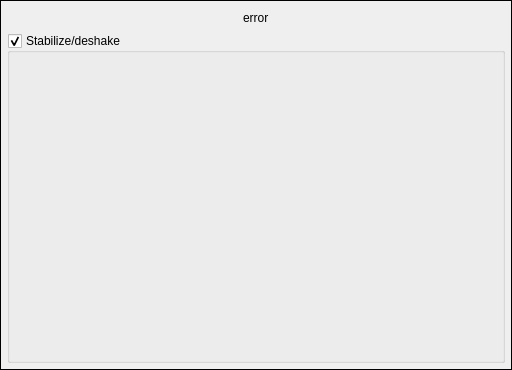
<?xml version="1.0" encoding="UTF-8"?>
<ui version="4.0">
 <class>widget_stabilize</class>
 <widget class="QWidget" name="widget_stabilize">
  <property name="geometry">
   <rect>
    <x>0</x>
    <y>0</y>
    <width>412</width>
    <height>370</height>
   </rect>
  </property>
  <property name="sizePolicy">
   <sizepolicy hsizetype="MinimumExpanding" vsizetype="Maximum">
    <horstretch>0</horstretch>
    <verstretch>0</verstretch>
   </sizepolicy>
  </property>
  <layout class="QVBoxLayout" name="mainLayout">
   <property name="spacing">
    <number>0</number>
   </property>
   <property name="leftMargin">
    <number>0</number>
   </property>
   <property name="topMargin">
    <number>0</number>
   </property>
   <property name="rightMargin">
    <number>0</number>
   </property>
   <property name="bottomMargin">
    <number>0</number>
   </property>
   <item>
    <widget class="QFrame" name="frame">
     <property name="sizePolicy">
      <sizepolicy hsizetype="Preferred" vsizetype="Preferred">
       <horstretch>0</horstretch>
       <verstretch>0</verstretch>
      </sizepolicy>
     </property>
     <property name="frameShape">
      <enum>QFrame::Panel</enum>
     </property>
     <property name="frameShadow">
      <enum>QFrame::Plain</enum>
     </property>
     <layout class="QVBoxLayout" name="verticalLayout_2">
      <property name="spacing">
       <number>4</number>
      </property>
      <property name="leftMargin">
       <number>6</number>
      </property>
      <property name="topMargin">
       <number>6</number>
      </property>
      <property name="rightMargin">
       <number>6</number>
      </property>
      <property name="bottomMargin">
       <number>6</number>
      </property>
      <item>
       <layout class="QHBoxLayout" name="horizontalLayout">
        <property name="spacing">
         <number>3</number>
        </property>
        <property name="sizeConstraint">
         <enum>QLayout::SetMaximumSize</enum>
        </property>
        <item>
         <widget class="QPushButton" name="pushButton_set_preview">
          <property name="sizePolicy">
           <sizepolicy hsizetype="Maximum" vsizetype="Maximum">
            <horstretch>0</horstretch>
            <verstretch>0</verstretch>
           </sizepolicy>
          </property>
          <property name="focusPolicy">
           <enum>Qt::NoFocus</enum>
          </property>
          <property name="text">
           <string/>
          </property>
          <property name="icon">
           <iconset>
            <normaloff>tools/icons/grey/eye.svg</normaloff>
            <normalon>tools/icons/blue/eye.svg</normalon>
            <disabledoff>tools/icons/grey/eye.svg</disabledoff>
            <disabledon>tools/icons/grey/eye.svg</disabledon>tools/icons/grey/eye.svg</iconset>
          </property>
          <property name="checkable">
           <bool>true</bool>
          </property>
          <property name="flat">
           <bool>true</bool>
          </property>
         </widget>
        </item>
        <item>
         <widget class="QPushButton" name="pushButton_stabilize">
          <property name="sizePolicy">
           <sizepolicy hsizetype="Maximum" vsizetype="Maximum">
            <horstretch>0</horstretch>
            <verstretch>0</verstretch>
           </sizepolicy>
          </property>
          <property name="focusPolicy">
           <enum>Qt::NoFocus</enum>
          </property>
          <property name="text">
           <string extracomment="Stabilize"/>
          </property>
          <property name="icon">
           <iconset>
            <normaloff>tools/icons/purple/refresh-cw.svg</normaloff>
            <normalon>tools/icons/purple/refresh-cw.svg</normalon>
            <disabledoff>tools/icons/grey/refresh-cw.svg</disabledoff>
            <disabledon>tools/icons/grey/refresh-cw.svg</disabledon>tools/icons/purple/refresh-cw.svg</iconset>
          </property>
          <property name="flat">
           <bool>true</bool>
          </property>
         </widget>
        </item>
        <item>
         <widget class="QPushButton" name="pushButton_guidelines">
          <property name="sizePolicy">
           <sizepolicy hsizetype="Maximum" vsizetype="Maximum">
            <horstretch>0</horstretch>
            <verstretch>0</verstretch>
           </sizepolicy>
          </property>
          <property name="focusPolicy">
           <enum>Qt::NoFocus</enum>
          </property>
          <property name="text">
           <string/>
          </property>
          <property name="icon">
           <iconset>
            <normaloff>tools/icons/grey/frame.svg</normaloff>
            <normalon>tools/icons/blue/frame.svg</normalon>tools/icons/grey/frame.svg</iconset>
          </property>
          <property name="checkable">
           <bool>true</bool>
          </property>
          <property name="autoDefault">
           <bool>false</bool>
          </property>
          <property name="flat">
           <bool>true</bool>
          </property>
         </widget>
        </item>
        <item>
         <spacer name="horizontalSpacer">
          <property name="orientation">
           <enum>Qt::Horizontal</enum>
          </property>
          <property name="sizeHint" stdset="0">
           <size>
            <width>5</width>
            <height>20</height>
           </size>
          </property>
         </spacer>
        </item>
        <item>
         <widget class="QLabel" name="label_message">
          <property name="sizePolicy">
           <sizepolicy hsizetype="Preferred" vsizetype="Maximum">
            <horstretch>0</horstretch>
            <verstretch>0</verstretch>
           </sizepolicy>
          </property>
          <property name="text">
           <string>error</string>
          </property>
         </widget>
        </item>
        <item>
         <spacer name="horizontalSpacer_8">
          <property name="orientation">
           <enum>Qt::Horizontal</enum>
          </property>
          <property name="sizeHint" stdset="0">
           <size>
            <width>5</width>
            <height>20</height>
           </size>
          </property>
         </spacer>
        </item>
        <item>
         <widget class="QPushButton" name="pushButton_discard">
          <property name="sizePolicy">
           <sizepolicy hsizetype="Maximum" vsizetype="Maximum">
            <horstretch>0</horstretch>
            <verstretch>0</verstretch>
           </sizepolicy>
          </property>
          <property name="focusPolicy">
           <enum>Qt::NoFocus</enum>
          </property>
          <property name="text">
           <string/>
          </property>
          <property name="icon">
           <iconset>
            <normaloff>tools/icons/purple/undo.svg</normaloff>tools/icons/purple/undo.svg</iconset>
          </property>
          <property name="checkable">
           <bool>false</bool>
          </property>
          <property name="autoDefault">
           <bool>false</bool>
          </property>
          <property name="flat">
           <bool>true</bool>
          </property>
         </widget>
        </item>
        <item>
         <widget class="QPushButton" name="pushButton_save">
          <property name="sizePolicy">
           <sizepolicy hsizetype="Maximum" vsizetype="Maximum">
            <horstretch>0</horstretch>
            <verstretch>0</verstretch>
           </sizepolicy>
          </property>
          <property name="focusPolicy">
           <enum>Qt::NoFocus</enum>
          </property>
          <property name="text">
           <string/>
          </property>
          <property name="icon">
           <iconset>
            <normaloff>tools/icons/purple/save.svg</normaloff>tools/icons/purple/save.svg</iconset>
          </property>
          <property name="checkable">
           <bool>false</bool>
          </property>
          <property name="autoDefault">
           <bool>false</bool>
          </property>
          <property name="flat">
           <bool>true</bool>
          </property>
         </widget>
        </item>
        <item>
         <widget class="QPushButton" name="pushButton_close">
          <property name="sizePolicy">
           <sizepolicy hsizetype="Maximum" vsizetype="Maximum">
            <horstretch>0</horstretch>
            <verstretch>0</verstretch>
           </sizepolicy>
          </property>
          <property name="focusPolicy">
           <enum>Qt::NoFocus</enum>
          </property>
          <property name="text">
           <string/>
          </property>
          <property name="icon">
           <iconset>
            <normaloff>tools/icons/grey/x-square.svg</normaloff>
            <normalon>tools/icons/purple/x-square.svg</normalon>tools/icons/grey/x-square.svg</iconset>
          </property>
          <property name="checkable">
           <bool>false</bool>
          </property>
          <property name="autoDefault">
           <bool>false</bool>
          </property>
          <property name="flat">
           <bool>true</bool>
          </property>
         </widget>
        </item>
       </layout>
      </item>
      <item>
       <widget class="QGroupBox" name="groupBox_stabilize">
        <property name="focusPolicy">
         <enum>Qt::NoFocus</enum>
        </property>
        <property name="title">
         <string>Stabilize/deshake</string>
        </property>
        <property name="checkable">
         <bool>true</bool>
        </property>
        <layout class="QVBoxLayout" name="verticalLayout_4">
         <property name="spacing">
          <number>3</number>
         </property>
         <property name="leftMargin">
          <number>9</number>
         </property>
         <property name="topMargin">
          <number>12</number>
         </property>
         <property name="rightMargin">
          <number>3</number>
         </property>
         <property name="bottomMargin">
          <number>3</number>
         </property>
         <item>
          <widget class="Table_stabilize" name="tableWidget_stabilize" native="true">
           <property name="minimumSize">
            <size>
             <width>480</width>
             <height>0</height>
            </size>
           </property>
          </widget>
         </item>
        </layout>
       </widget>
      </item>
     </layout>
    </widget>
   </item>
  </layout>
 </widget>
 <customwidgets>
  <customwidget>
   <class>Table_stabilize</class>
   <extends>QWidget</extends>
   <header location="global">views.table_stabilize</header>
   <container>1</container>
  </customwidget>
 </customwidgets>
 <resources/>
 <connections/>
</ui>
